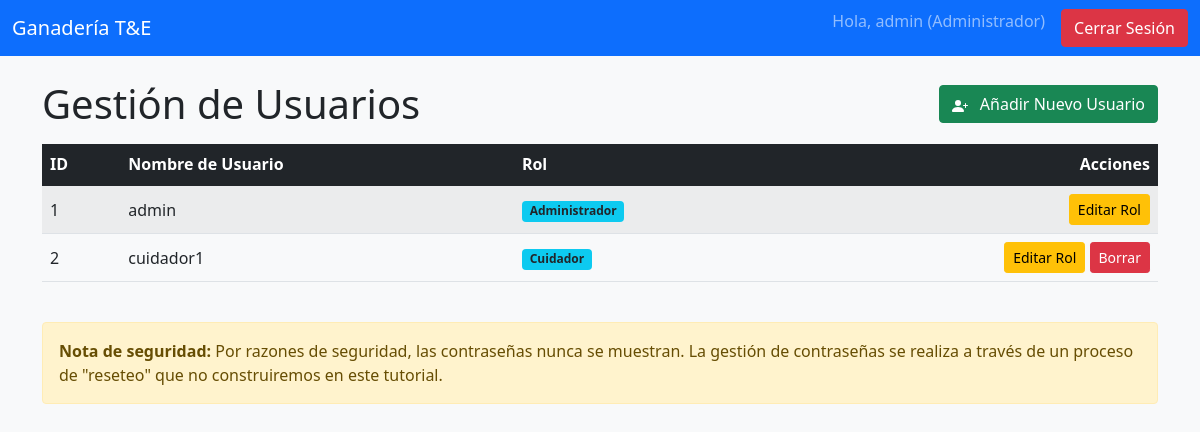
Page /gestionar_usuarios (signed in) on the committed database.
### app.py (models this page shows)
class User(db.Model):
    id = db.Column(db.Integer, primary_key=True)
    username = db.Column(db.String(80), unique=True, nullable=False)
    password_hash = db.Column(db.String(128), nullable=False)
    rol = db.Column(db.String(50), nullable=False)
    conteos = db.relationship('Conteo', backref='cuidador', lazy=True)

### app.py (the view)
@app.route('/gestionar_usuarios')
def gestionar_usuarios():
    if 'user_id' not in session or session['user_rol'] != 'Administrador': return redirect(url_for('login'))
    users = User.query.all()
    return render_template('gestionar_usuarios.html', users=users)

### Templates/gestionar_usuarios.html (shortened to what this page needs)
{% extends "base.html" %}
{% block content %}
<div class="d-flex justify-content-between align-items-center mb-3">
    <h1 class="mb-0">Gestión de Usuarios</h1>
    <a href="{{ url_for('register') }}" class="btn btn-success">
        Añadir Nuevo Usuario
    </a>
</div>
<div class="table-responsive">
    <table class="table table-striped table-hover align-middle">
        <thead class="table-dark">
            <tr>
                <th>ID</th>
                <th>Nombre de Usuario</th>
                <th>Rol</th>
                <th class="text-end">Acciones</th>
            </tr>
        </thead>
        <tbody>
            {% for user in users %}
                <tr>
                    <td>{{ user.id }}</td>
                    <td>{{ user.username }}</td>
                    <td><span class="badge bg-info text-dark">{{ user.rol }}</span></td>
                    <td class="text-end">
                        <a href="{{ url_for('edit_user', user_id=user.id) }}" class="btn btn-sm btn-warning">Editar Rol</a>
                        {% if session.user_id != user.id %}
                            <a href="{{ url_for('delete_user', user_id=user.id) }}" class="btn btn-sm btn-danger" onclick="return confirm('¿Estás seguro? Esta acción es PERMANENTE.');">Borrar</a>
                        {% endif %}
                    </td>
                </tr>
            {% else %}
                <tr>
                    <td colspan="4" class="text-center">No hay usuarios registrados.</td>
                </tr>
            {% endfor %}
        </tbody>
    </table>
</div>
<div class="alert alert-warning mt-4">
    <strong>Nota de seguridad:</strong> Por razones de seguridad, las contraseñas nunca se muestran. La gestión de contraseñas se realiza a través de un proceso de "reseteo" que no construiremos en este tutorial.
</div>
{% endblock %}

### Templates/base.html (shortened to what this page needs)
<!doctype html>
<html lang="es">
  <head>
    <link href="https://cdn.jsdelivr.net/npm/bootstrap@5.1.3/dist/css/bootstrap.min.css" rel="stylesheet">
  </head>
  <body>
    <nav class="navbar navbar-expand-lg navbar-dark bg-primary">
        <div class="container-fluid">
            <a class="navbar-brand" href="{{ url_for('index') }}">Ganadería T&E</a>
            <div class="collapse navbar-collapse">
                <ul class="navbar-nav ms-auto">
                    {% if session.user_id %}
                        <li class="nav-item">
                            <span class="navbar-text me-3">
                                Hola, {{ session.username }} ({{ session.user_rol }})
                            </span>
                        </li>
                        <li class="nav-item">
                            <a class="btn btn-danger" href="{{ url_for('logout') }}">Cerrar Sesión</a>
                        </li>
                    {% endif %}
                </ul>
            </div>
        </div>
    </nav>
    <div class="container mt-4">
        {% block content %}{% endblock %}
    </div>
  </body>
</html>

### Templates/base.html (style rules this page uses)
body { background-color: #f8f9fa; }

### rows in the picture
User: username "admin", user_rol "Administrador", id "1", rol "Administrador"
User: id "2", username "cuidador1", rol "Cuidador"
